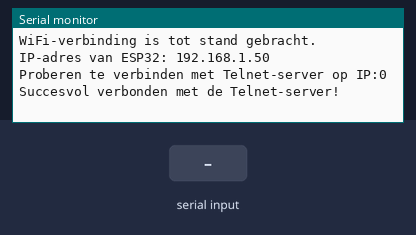
Simulated run of this sketch. Board: ESP32-C3. Parts: the last lines printed to the serial monitor. The test bench sets the inputs (shaded band). WiFi joins after 1.5 s; servers stay silent unless stated.

Above: at 3.5 s.
3.6 s: "1" received over Serial
6.1 s: "0" received over Serial
At 7.26 s:
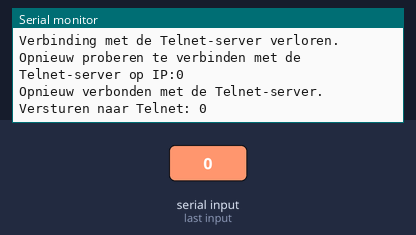
7.6 s: "2" received over Serial
At 9.82 s:
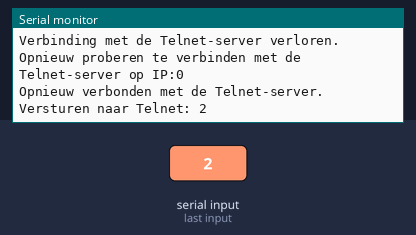

Measured:
- after the input at 6.1 s, the serial monitor: prints a new line after 1.0 s (image 1)
- after the input at 7.6 s, the serial monitor: prints a new line after 1.9 s (image 2)

The sketch:

TelnetEsp.ino
```cpp
/* -----------------  De eerste code om een de ESPC3 mini met de AMR te verbinden ----------------- */
/* -----------------  via de AMR Telnet connectie. Met de code kun je in de       ----------------- */
/* -----------------  Serial Monitor berichten versturen van de ESP naar de AMR   ----------------- */
/* -----------------  via Telnet.                                                  ----------------- */

#include <WiFi.h>

const char* ssid = "SSID";                  // De WiFi-SSID
const char* password = "PASSWORD";          // De WiFi-wachtwoord
const char* telnetServerIP = "IP";          // IP van de Telnet-server
const uint16_t telnetServerPort = 0000;     // Telnet-server poort
WiFiClient telnetClient;


void setup() {
  Serial.begin(9600);
  Serial.println("ESP32 opstarten...");

  // Verbinden met het WiFi-netwerk
  Serial.print("Verbinding maken met WiFi-netwerk: ");
  Serial.println(ssid);
  WiFi.begin(ssid, password);

  // Wacht tot er verbinding is met het WiFi-netwerk
  int wifiConnectAttempts = 0;
  while (WiFi.status() != WL_CONNECTED) {
    delay(1000);
    wifiConnectAttempts++;
    Serial.print("Poging ");
    Serial.print(wifiConnectAttempts);
    Serial.println(": Nog steeds aan het proberen om verbinding te maken...");
  }

  Serial.println("WiFi-verbinding is tot stand gebracht.");
  Serial.print("IP-adres van ESP32: ");
  Serial.println(WiFi.localIP());

  // Verbinden met de Telnet-server
  Serial.print("Proberen te verbinden met Telnet-server op ");
  Serial.print(telnetServerIP);
  Serial.print(":");
  Serial.println(telnetServerPort);

  if (telnetClient.connect(telnetServerIP, telnetServerPort)) {
    Serial.println("Succesvol verbonden met de Telnet-server!");
  } else {
    Serial.println("Verbinding met Telnet-server mislukt. Controleer IP en poort.");
  }
}

void loop() {
  // Check of de ESP32 nog steeds verbonden is met de Telnet-server
  if (telnetClient.connected()) {
    // Controleer of er input is van de seriële monitor
    if (Serial.available()) {
      String serialInput = Serial.readString();
      Serial.print("Versturen naar Telnet: ");
      Serial.println(serialInput);
      telnetClient.print(serialInput);  // Stuur input via Telnet
    }

    // Ontvang data van de Telnet-server en stuur naar de seriële monitor
    if (telnetClient.available()) {
      String telnetResponse = telnetClient.readString();
      Serial.print("Ontvangen van Telnet: ");
      Serial.println(telnetResponse);
    }


  } else {
    Serial.println("Verbinding met de Telnet-server verloren.");
    delay(1000);  // Wacht even en probeer opnieuw te verbinden
    Serial.print("Opnieuw proberen te verbinden met de Telnet-server op ");
    Serial.print(telnetServerIP);
    Serial.print(":");
    Serial.println(telnetServerPort);

    if (telnetClient.connect(telnetServerIP, telnetServerPort)) {
      Serial.println("Opnieuw verbonden met de Telnet-server.");
    } else {
      Serial.println("Opnieuw verbinden met Telnet-server mislukt.");
    }
  }
}
```
